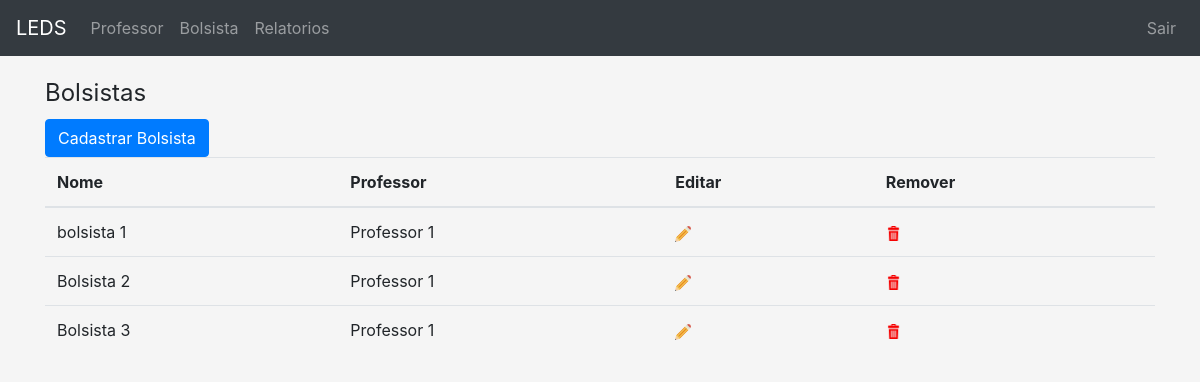
The page /bolsista/ (signed in) on the database its author committed.
### app/models.py (models this page shows, shortened)
class Bolsista(models.Model):
	TIPO_CHOICES = (
	    (0, 'Voluntário'),
	    (1, 'Remunerado'),
	)
	nome = models.CharField('Nome', max_length=100)
	cartao_rfid = models.CharField('Cartão RFID', max_length=100, null=True)
	professor = models.ForeignKey(Professor, verbose_name='Professor', related_name='bolsista_professor', on_delete=models.CASCADE, default=True)
	tipo_bolsa = models.IntegerField('Tipo', choices=TIPO_CHOICES)
	carga_horaria_semanal = models.IntegerField('Carga Horaria (semanal)', validators=[MinValueValidator(1)])
	class Meta:
		verbose_name='Bolsista'
		verbose_name_plural='Bolsistas'

class Professor(models.Model):
	nome = models.CharField('Nome', max_length=100, unique = True)
	class Meta:
		verbose_name='Professor';
		verbose_name_plural='Professores'

### app/views.py (the view)
# urls.py: url(r'^bolsista/$', views.list_bolsista, name='list_bolsista'),
@login_required(login_url='/login')
def list_bolsista(request):
	bolsistas = Bolsista.objects.all()
	return render(request, 'bolsista/list_bolsista.html',{'bolsistas':bolsistas})

### app/templates/bolsista/list_bolsista.html (shortened to what this page needs)
{% extends "base.html" %}
{%load static%}
{% load django_bootstrap_breadcrumbs %}
{%block content%}
    <legend>Bolsistas</legend>
<a href="{%url 'app:create_bolsista'%}"><button class="btn btn-primary">Cadastrar Bolsista
</button></a>
    <table class="table">
        <thead>
        <tr>
            <th>Nome</th>
            <th>Professor</th>
            <th>Editar</th>
            <th>Remover</th>
        </tr>
        </thead>
        <tbody>
        {% for bolsista in bolsistas %}
            <tr>
                <td>{{ bolsista.nome }}</td>
                <td>{{ bolsista.professor.nome}}</td>
                <td><a href="{%url 'app:update_bolsista' bolsista.id%}"><img alt="" src="{% static 'img/edit.png'%}"></a></td>
                <td><a href="{%url 'app:delete_bolsista' bolsista.id%}"><img alt="" src="{% static 'img/rubbish.png'%}" width="15" height="15"></a></td>
            </tr>
        {% endfor %}
        </tbody>
    </table>
{% endblock %}

### app/static/css/custom.css (style rules this page uses)
:root { --input-padding-x: .75rem; --input-padding-y: .75rem; }
html, body { height: 100%; }
body { padding-top: 75px; padding-bottom: 15%; background-color: #f5f5f5; }

### rows shown on the page
Bolsista: nome "bolsista 1", professor.nome "Professor 1"
Bolsista: nome "Bolsista 2", professor.nome "Professor 1"
Bolsista: nome "Bolsista 3", professor.nome "Professor 1"
